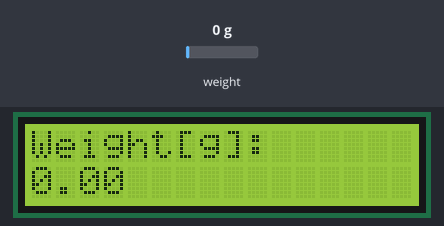
Bench run of a sketch on a simulated Arduino Uno, built with avr-gcc and run on an emulated ATmega328P. On the bench: 16×2 character LCD. The inputs (shaded band) are chosen by the test bench; at power-on: weight on the scale 0 g.

Above: at 3.6 s.
3.7 s: weight on the scale set to 100 g
At 4.4 s:
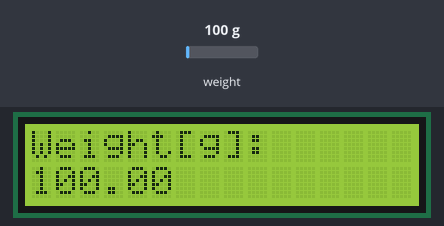
5.2 s: weight on the scale set to 1250 g
At 6.1 s:
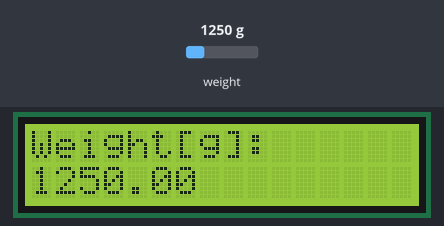
6.7 s: weight on the scale set to 2500 g
At 7.0 s:
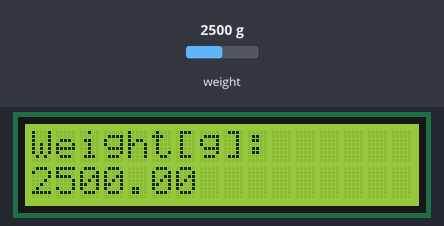
Timing chart, 0 to 9.7 s (numbered marks = the images above; inputs shaded):
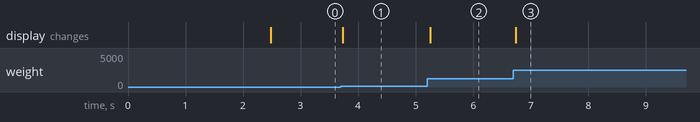

Measured:
- after the input at 3.7 s, the display: changes at once (image 1)
- after the input at 5.2 s, the display: changes after 0.05 s (image 2)
- after the input at 6.7 s, the display: changes at once (image 3)

The sketch:

LoadCellWithLCD.ino
```cpp
// (c) Michael Schoeffler 2017, http://www.mschoeffler.de
#include <HX711_ADC.h> // https://github.com/olkal/HX711_ADC
#include <Wire.h>
#include <LiquidCrystal_I2C.h> // LiquidCrystal_I2C library

HX711_ADC LoadCell(4, 5); // parameters: dt pin, sck pin<span data-mce-type="bookmark" style="display: inline-block; width: 0px; overflow: hidden; line-height: 0;" class="mce_SELRES_start"></span>
LiquidCrystal_I2C lcd(0x3F, 16, 2); // 0x27 is the i2c address of the LCM1602 IIC v1 module (might differ)

void setup() {
  LoadCell.begin(); // start connection to HX711
  LoadCell.start(2000); // load cells gets 2000ms of time to stabilize
  LoadCell.setCalFactor(200.0); // calibration factor for load cell => strongly dependent on your individual setup
  lcd.begin(); // begins connection to the LCD module
  lcd.backlight(); // turns on the backlight
}

void loop() {
  LoadCell.update(); // retrieves data from the load cell
  float i = LoadCell.getData(); // get output value
  lcd.setCursor(0, 0); // set cursor to first row
  lcd.print("Weight[g]:"); // print out to LCD
  lcd.setCursor(0, 1); // set cursor to secon row
  lcd.print(i); // print out the retrieved value to the second row
}
```
